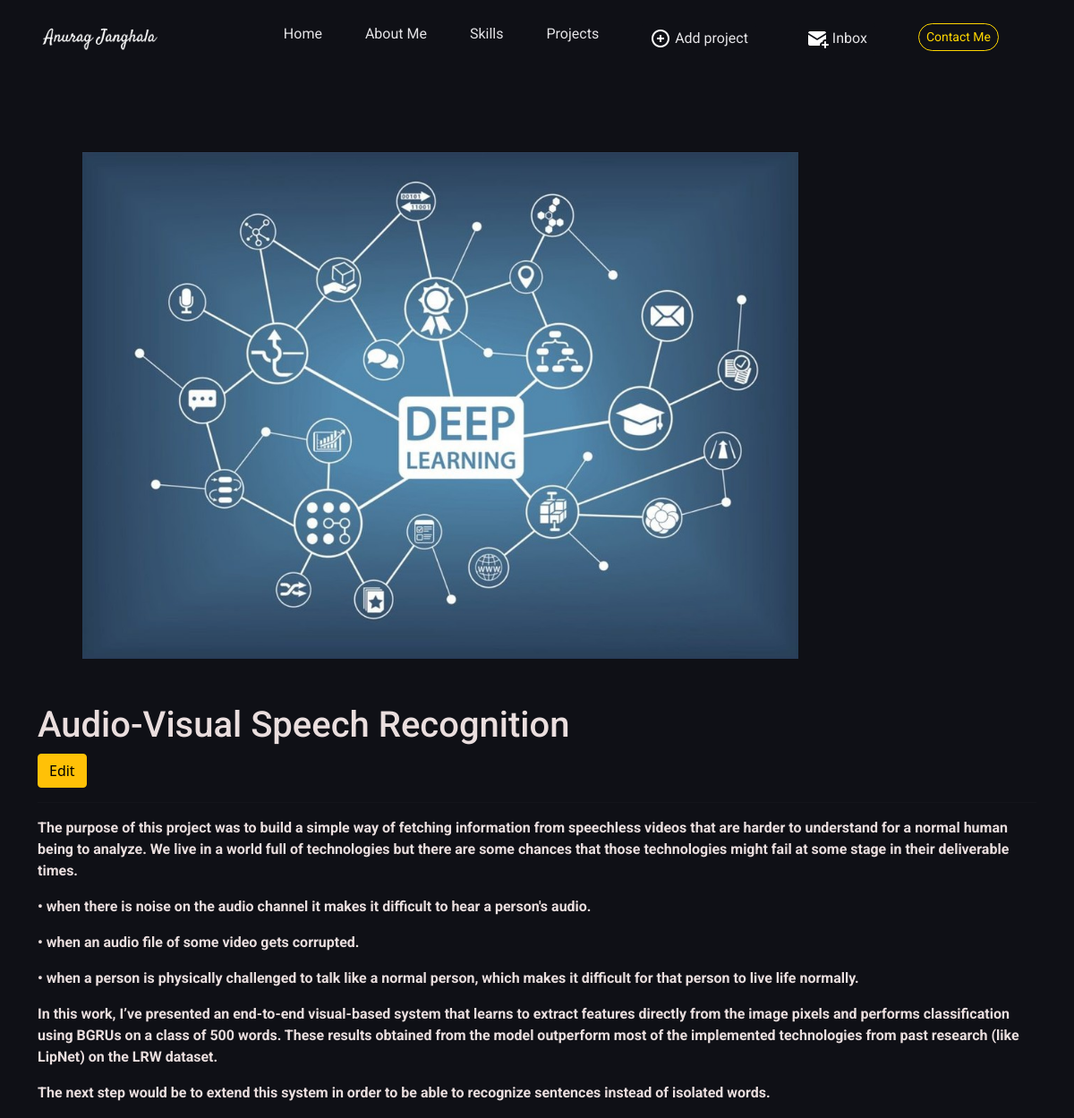
The app's page /project/98c3c6a2-5c95-42ca-b7f4-6965de256084/ (signed in) with its own data.
### folio/models.py (models this page shows, shortened)
class Project(models.Model):
    title = models.CharField(max_length=200)
    thumbnail = models.ImageField(null=True)
    description = RichTextUploadingField()
    gh_links = models.URLField(max_length=200, null=True, blank=True)
    slug = models.SlugField(null=True, blank=True)
    created = models.DateTimeField(auto_now_add=True)
    id = models.UUIDField(default=uuid.uuid4, unique=True, primary_key=True, editable=False)

### folio/views.py (the view)
# urls.py: path('project/<str:pk>/', views.projectPage, name='project'),
def projectPage(request, pk):
    project = Project.objects.get(id=pk)
    context = {'project': project}
    return render(request, 'folio/project.html', context)

### folio/templates/folio/project.html
{% extends 'base.html' %} {% load static %} {% block css_files %}
<link rel="stylesheet" href="{% static 'folio/style.css' %}" />
<link rel="stylesheet" href="{% static 'folio/project.css' %}" />
{% endblock %} {% block content %}
<div class="container">
  <img class="project--image" src="{{ project.thumbnail.url }}" alt="" />
  <h1>{{project.title}}</h1>
  {% if request.user.is_authenticated %}
  <a class="btn btn-warning" href="{% url 'edit-project' project.id %}">Edit</a>
  {% endif %}
  <hr />
  <p>{{project.description|safe}}</p>
</div>
{% endblock %}

### static/global.css (style rules this page uses)
html { font-family: 'Roboto', sans-serif; }
body { margin: 0; padding: 0; box-sizing: border-box; background-color: #0f1016; }

### folio/static/folio/project.css (style rules this page uses)
.container { margin-top: 60px; }
.project--image { max-width: 800px; margin: 50px; }
h1,p { font-family: Roboto,sans-serif; color: #EADEDE; }

### records on screen
Project: thumbnail (picture), title "Audio-Visual Speech Recognition", description "The purpose of this project was to build a simple way of fetching information from speechless videos that are harder to understand for a normal human being to analyze. We live in a world full of technologies but there are some chances that those technologies might fail at some stage in their deliverable times. • when there is noise on the audio channel it makes it difficult to hear a person's audio. • when an audio file of some video gets corrupted. • when a person is physically challenged to talk like a normal person, which makes it difficult for that person to live life normally. In this work, I’ve presented an end-to-end visual-based system that learns to extract features directly from…"
